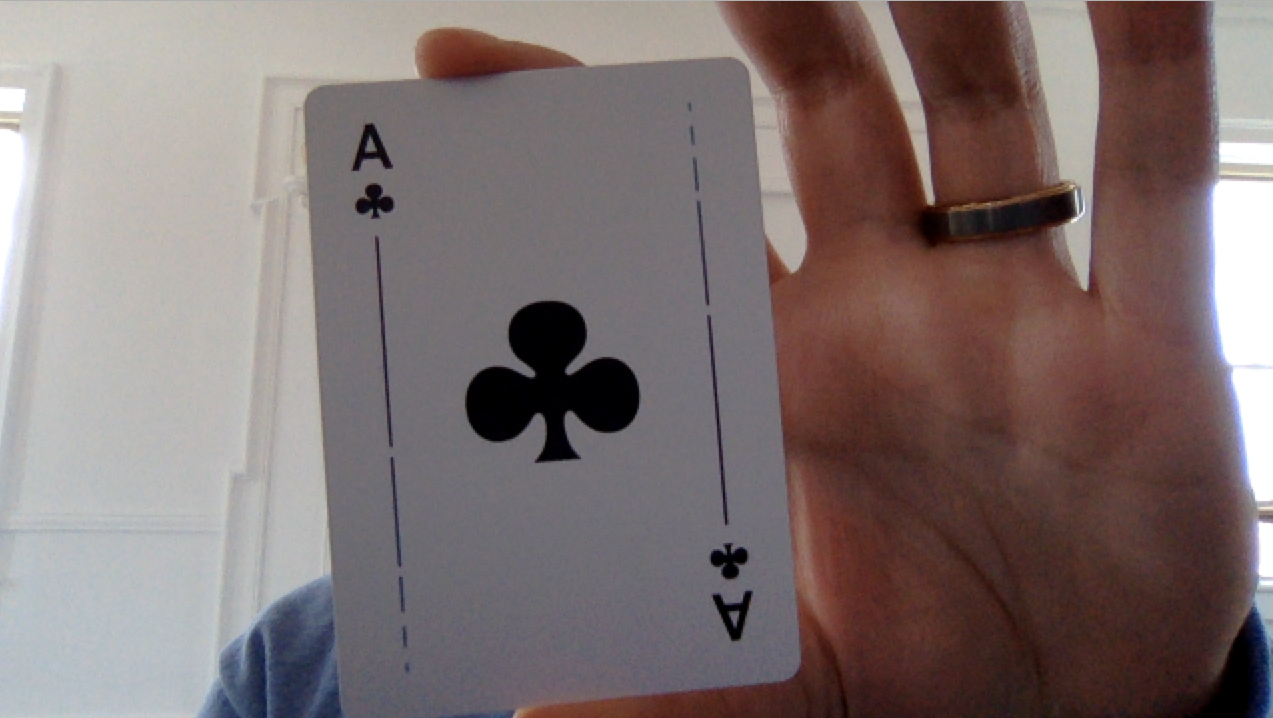
#> input picture images/webcam.png, 1273 x 718 px, given in place of the camera
$ python polygon-approximation.py
#> lines starting #> are read from the running program, lines starting #| are printed output that depends on the picture; after the words box and inside, x2 and y2 are one past the last pixel; in counts of white or black regions, pixels touching at a corner belong together
import cv2
import imutils
import numpy as np

def main():
    cap = cv2.VideoCapture(1)
    while True:
        ret, frame = cap.read()
#> frame is the input picture: shape (718, 1273, 3); mean B, G, R 112.3, 113.2, 126.8
        frame = imutils.resize(frame, 640)
#> frame: shape (360, 640, 3)
        process(frame)

        if cv2.waitKey(1) & 0xFF == ord('q'):
            break

    cap.release()
    cv2.destroyAllWindows()

def process(frame):
    image = frame.copy()
    dilate = normalize(frame)
    contours = get_contours(dilate)

    for c in contours[:2]:
        ((x, y), (w, h), a) = rect = cv2.minAreaRect(c)
        box = cv2.boxPoints(rect)
        box = np.int0(box)

        # sometimes w and h are reversed for turned images
        ar = w / float(h) if w > h > 0 else h / float(w)
        if 1.40 <= ar <= 1.45:
            cv2.drawContours(image, [box], -1, (0, 255, 0), 3)

    cv2.imshow("Image", image)

# Normalize the image by doing the following:
#   - Convert to Greyscale
#   - Apply Bilateral Filtering
#   - Find the Edges
#   - Dilate the Edges
def normalize(frame):
    gray = cv2.cvtColor(frame, cv2.COLOR_BGR2GRAY)
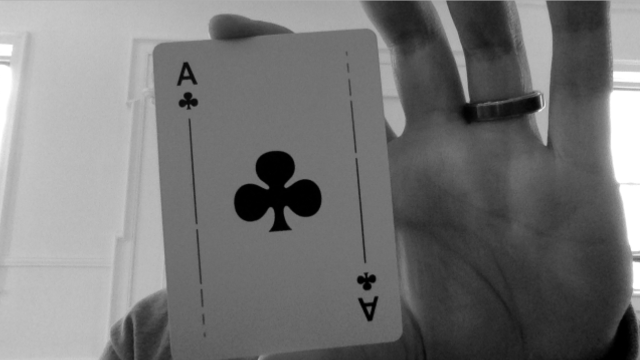
#> gray: shape (360, 640); min 0, max 255, mean 117.1
    blur = cv2.GaussianBlur(gray, (5, 5), 0)

    edges = cv2.Canny(blur, 50, 150, True)
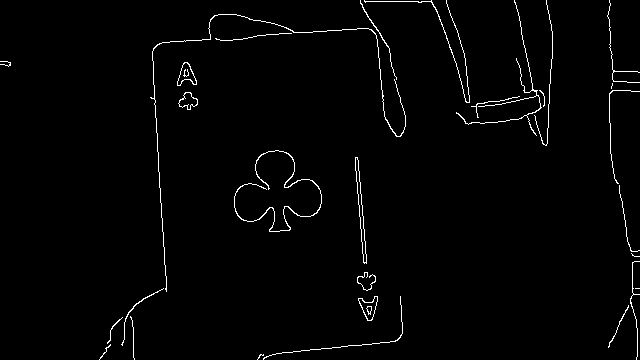
#> edges: shape (360, 640); 1.6% white in thin lines or dots
    kernel = np.ones((5, 5), np.uint8)
    dilate = cv2.dilate(edges, kernel, iterations=1)
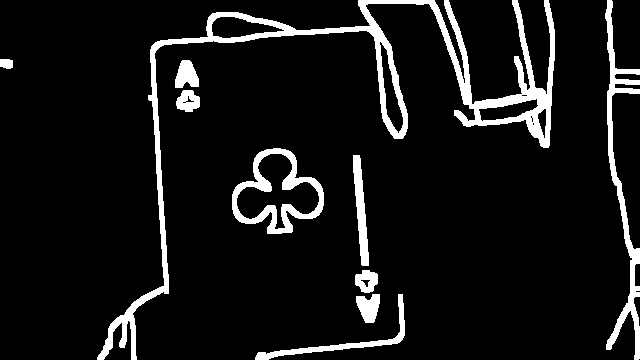
#> dilate: shape (360, 640); 8.5% white; 10 white regions

    return dilate

# Connect all of the lines in the dilated image.
def get_contours(dilate):
    contours = cv2.findContours(dilate, cv2.RETR_LIST, cv2.CHAIN_APPROX_SIMPLE)
#> contours = 22 contours, 5 with area under 20; largest, box (x1, y1, x2, y2) and area: (97, 0, 555, 360) 11674, (232, 148, 324, 234) 4900, (236, 153, 320, 230) 2886, (605, 0, 640, 360) 2354, (211, 16, 285, 39) 992
    contours = imutils.grab_contours(contours)
    return sorted(contours, key=cv2.contourArea, reverse=True)

main()
#> the loop in process, `for c in contours[:2]:` made 2 passes
#> (x, y, w, h, a, box, ar) on passes 1 to 2: (294, 124.1, 565.3, 273.2, -27.23, [[105, 374], [-19, 131], [482, -126], [607, 116]], 2.07), (279.9, 196.1, 86.5, 85.09, -56.77, [[291, 255], [220, 208], [268, 136], [339, 183]], 1.02)
#> (key q is pressed here)
